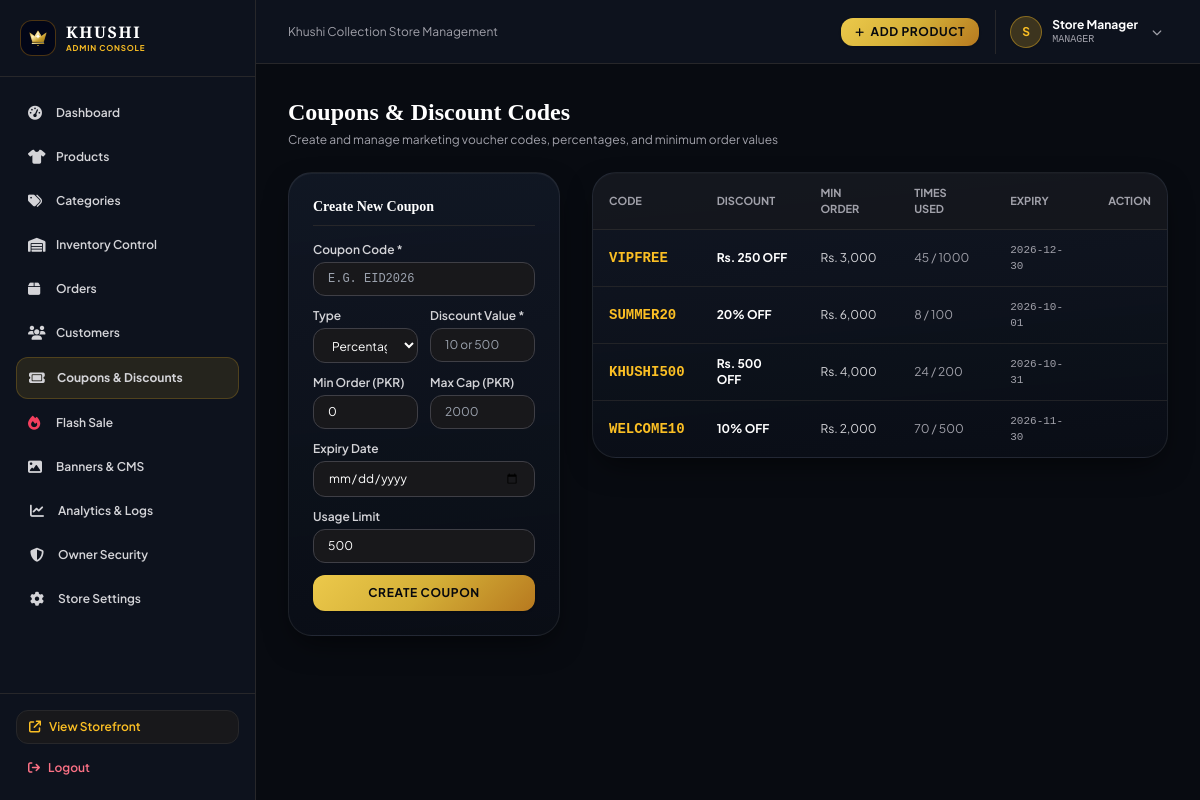
Page /admin/coupons (signed in) on the committed database.
### tables this page shows
CREATE TABLE users (
        id INTEGER PRIMARY KEY AUTOINCREMENT,
        name TEXT NOT NULL,
        email TEXT UNIQUE NOT NULL,
        phone TEXT,
        password_hash TEXT NOT NULL,
        role TEXT DEFAULT 'customer',
        status TEXT DEFAULT 'active',
        created_at TIMESTAMP DEFAULT CURRENT_TIMESTAMP
    , failed_login_attempts INTEGER DEFAULT 0, locked_until TIMESTAMP, session_token TEXT, last_login_at TIMESTAMP);

CREATE TABLE coupons (
        id INTEGER PRIMARY KEY AUTOINCREMENT,
        code TEXT UNIQUE NOT NULL,
        discount_type TEXT DEFAULT 'percentage',
        discount_value REAL NOT NULL,
        min_order_amount REAL DEFAULT 0,
        max_discount REAL,
        expiry_date TEXT,
        usage_limit INTEGER DEFAULT 1000,
        times_used INTEGER DEFAULT 0,
        is_active INTEGER DEFAULT 1,
        created_at TIMESTAMP DEFAULT CURRENT_TIMESTAMP
    );

### routes/admin.py (the view, shortened to what this page needs)
@admin_bp.route('/coupons', methods=['GET', 'POST'])
@admin_required(['super_admin', 'manager'])
def coupons():
    coupons_list = query_db('SELECT * FROM coupons ORDER BY id DESC')
    return render_template('admin/coupons/index.html', coupons=coupons_list)

### templates/admin/coupons/index.html (shortened to what this page needs)
{% extends 'admin/base.html' %}
{% block content %}
<div class="space-y-6">
    <div class="flex items-center justify-between">
        <div>
            <h1 class="text-2xl font-serif font-bold text-white">Coupons & Discount Codes</h1>
            <p class="text-xs text-zinc-400 mt-1">Create and manage marketing voucher codes, percentages, and minimum order values</p>
        </div>
    </div>
    <div class="grid grid-cols-1 lg:grid-cols-12 gap-8">
        <div class="lg:col-span-4">
            <div class="luxury-card p-6 rounded-3xl space-y-4">
                <h3 class="text-sm font-serif font-bold text-white pb-2 border-b border-zinc-800">Create New Coupon</h3>
                <form method="POST" action="{{ url_for('admin.coupons') }}" class="space-y-3">
                    <div>
                        <label class="block text-xs font-semibold text-zinc-300 mb-1">Coupon Code *</label>
                        <input type="text" name="code" required placeholder="e.g. EID2026" class="w-full bg-zinc-900 border border-zinc-700 rounded-xl px-3.5 py-2 text-xs uppercase font-mono text-white focus:outline-none focus:border-amber-400">
                    </div>
                    <div class="grid grid-cols-2 gap-3">
                        <div>
                            <label class="block text-xs font-semibold text-zinc-300 mb-1">Type</label>
                            <select name="discount_type" class="w-full bg-zinc-900 border border-zinc-700 rounded-xl px-3.5 py-2 text-xs text-white focus:outline-none focus:border-amber-400">
                                <option value="percentage">Percentage (%)</option>
                            </select>
                        </div>
                        <div>
                            <label class="block text-xs font-semibold text-zinc-300 mb-1">Discount Value *</label>
                            <input type="number" step="0.1" name="discount_value" required placeholder="10 or 500" class="w-full bg-zinc-900 border border-zinc-700 rounded-xl px-3.5 py-2 text-xs text-white focus:outline-none focus:border-amber-400">
                        </div>
                    </div>
                    <div class="grid grid-cols-2 gap-3">
                        <div>
                            <label class="block text-xs font-semibold text-zinc-300 mb-1">Min Order (PKR)</label>
                            <input type="number" name="min_order_amount" value="0" class="w-full bg-zinc-900 border border-zinc-700 rounded-xl px-3.5 py-2 text-xs text-white focus:outline-none focus:border-amber-400">
                        </div>
                        <div>
                            <label class="block text-xs font-semibold text-zinc-300 mb-1">Max Cap (PKR)</label>
                            <input type="number" name="max_discount" placeholder="2000" class="w-full bg-zinc-900 border border-zinc-700 rounded-xl px-3.5 py-2 text-xs text-white focus:outline-none focus:border-amber-400">
                        </div>
                    </div>
                    <div>
                        <label class="block text-xs font-semibold text-zinc-300 mb-1">Expiry Date</label>
                        <input type="date" name="expiry_date" class="w-full bg-zinc-900 border border-zinc-700 rounded-xl px-3.5 py-2 text-xs text-white focus:outline-none focus:border-amber-400">
                    </div>
                    <div>
                        <label class="block text-xs font-semibold text-zinc-300 mb-1">Usage Limit</label>
                        <input type="number" name="usage_limit" value="500" class="w-full bg-zinc-900 border border-zinc-700 rounded-xl px-3.5 py-2 text-xs text-white focus:outline-none focus:border-amber-400">
                    </div>
                    <button type="submit" class="w-full py-2.5 rounded-xl btn-gold text-xs font-bold uppercase tracking-wider shadow mt-2">
                        Create Coupon
                    </button>
                </form>
            </div>
        </div>
        <div class="lg:col-span-8">
            <div class="luxury-card rounded-3xl overflow-hidden">
                <table class="w-full text-left text-xs text-zinc-300">
                    <thead class="text-zinc-400 uppercase font-semibold border-b border-zinc-800 bg-zinc-900/60 text-[11px]">
                        <tr>
                            <th class="py-3 px-4">Code</th>
                            <th class="py-3 px-4">Discount</th>
                            <th class="py-3 px-4">Min Order</th>
                            <th class="py-3 px-4">Times Used</th>
                            <th class="py-3 px-4">Expiry</th>
                            <th class="py-3 px-4 text-right">Action</th>
                        </tr>
                    </thead>
                    <tbody class="divide-y divide-zinc-800/80">
                        {% for c in coupons %}
                        <tr class="hover:bg-zinc-800/30 transition">
                            <td class="py-3 px-4 font-mono font-bold text-amber-400 text-sm">{{ c.code }}</td>
                            <td class="py-3 px-4 font-bold text-white">
                                {% if c.discount_type == 'percentage' %}
                                {{ c.discount_value|int }}% OFF
                                {% else %}
                                Rs. {{ "{:,}".format(c.discount_value|int) }} OFF
                                {% endif %}
                            </td>
                            <td class="py-3 px-4">Rs. {{ "{:,}".format(c.min_order_amount|int) }}</td>
                            <td class="py-3 px-4 text-zinc-400">{{ c.times_used }} / {{ c.usage_limit }}</td>
                            <td class="py-3 px-4 font-mono text-[11px] text-zinc-400">{{ c.expiry_date or 'No Expiry' }}</td>
                            <td class="py-3 px-4 text-right">
                            </td>
                        </tr>
                        {% endfor %}
                    </tbody>
                </table>
            </div>
        </div>
    </div>
</div>
{% endblock %}

### templates/admin/base.html (shortened to what this page needs)
<!DOCTYPE html>
<html lang="en">
<head>
    <script src="https://cdn.tailwindcss.com"></script>
    <link rel="stylesheet" href="https://cdnjs.cloudflare.com/ajax/libs/font-awesome/6.5.1/css/all.min.css">
    <link rel="stylesheet" href="{{ url_for('static', filename='css/style.css') }}">
</head>
<body class="bg-[#080B11] text-zinc-100 min-h-screen flex antialiased">
    <aside id="admin-sidebar" class="w-64 bg-[#0D121D] border-r border-zinc-800 flex flex-col justify-between flex-shrink-0 fixed md:relative inset-y-0 left-0 z-50 transform -translate-x-full md:translate-x-0 transition-transform duration-300 md:flex hidden md:flex">
        <div>
            <div class="p-5 border-b border-zinc-800">
                <a href="{{ url_for('admin.dashboard') }}" class="flex items-center gap-2.5">
                    <div class="w-9 h-9 rounded-xl bg-slate-950 p-1.5 flex items-center justify-center border border-amber-500/30 flex-shrink-0">
                        <img src="{{ url_for('static', filename='images/logo-mark.svg') }}" alt="Khushi Logo" class="w-full h-full object-contain">
                    </div>
                    <div class="flex flex-col">
                        <span class="font-cinzel text-base font-black tracking-widest text-white leading-none">KHUSHI</span>
                        <span class="text-[8px] uppercase tracking-widest text-amber-400 font-bold mt-1 leading-none">Admin Console</span>
                    </div>
                </a>
            </div>
            <nav class="p-4 space-y-1 text-xs font-semibold">
                <a href="{{ url_for('admin.dashboard') }}" class="flex items-center gap-3 px-3 py-2.5 rounded-xl hover:bg-zinc-800/80 transition text-zinc-300 hover:text-white ">
                    <i class="fa-solid fa-gauge-high text-sm w-4"></i> Dashboard
                </a>
                <a href="{{ url_for('admin.products') }}" class="flex items-center gap-3 px-3 py-2.5 rounded-xl hover:bg-zinc-800/80 transition text-zinc-300 hover:text-white ">
                    <i class="fa-solid fa-shirt text-sm w-4"></i> Products
                </a>
                <a href="{{ url_for('admin.categories') }}" class="flex items-center gap-3 px-3 py-2.5 rounded-xl hover:bg-zinc-800/80 transition text-zinc-300 hover:text-white ">
                    <i class="fa-solid fa-tags text-sm w-4"></i> Categories
                </a>
                <a href="{{ url_for('admin.inventory') }}" class="flex items-center gap-3 px-3 py-2.5 rounded-xl hover:bg-zinc-800/80 transition text-zinc-300 hover:text-white ">
                    <i class="fa-solid fa-warehouse text-sm w-4"></i> Inventory Control
                </a>
                <a href="{{ url_for('admin.orders') }}" class="flex items-center justify-between px-3 py-2.5 rounded-xl hover:bg-zinc-800/80 transition text-zinc-300 hover:text-white ">
                    <span class="flex items-center gap-3">
                        <i class="fa-solid fa-box text-sm w-4"></i> Orders
                    </span>
                </a>
                <a href="{{ url_for('admin.customers') }}" class="flex items-center gap-3 px-3 py-2.5 rounded-xl hover:bg-zinc-800/80 transition text-zinc-300 hover:text-white ">
                    <i class="fa-solid fa-users text-sm w-4"></i> Customers
                </a>
                <a href="{{ url_for('admin.coupons') }}" class="flex items-center gap-3 px-3 py-2.5 rounded-xl hover:bg-zinc-800/80 transition text-zinc-300 hover:text-white {% if 'coupons' in request.endpoint %}bg-amber-400/10 text-amber-400 font-bold border border-amber-400/20{% endif %}">
                    <i class="fa-solid fa-ticket text-sm w-4"></i> Coupons & Discounts
                </a>
                <a href="{{ url_for('admin.flash_sale') }}" class="flex items-center gap-3 px-3 py-2.5 rounded-xl hover:bg-zinc-800/80 transition text-zinc-300 hover:text-white ">
                    <i class="fa-solid fa-fire text-sm w-4 text-rose-500"></i> Flash Sale
                </a>
                <a href="{{ url_for('admin.banners') }}" class="flex items-center gap-3 px-3 py-2.5 rounded-xl hover:bg-zinc-800/80 transition text-zinc-300 hover:text-white ">
                    <i class="fa-solid fa-image text-sm w-4"></i> Banners & CMS
                </a>
                <a href="{{ url_for('admin.reports') }}" class="flex items-center gap-3 px-3.5 py-2.5 rounded-xl hover:bg-zinc-800/80 transition text-zinc-300 hover:text-white ">
                    <i class="fa-solid fa-chart-line text-sm w-4"></i> Analytics & Logs
                </a>
                <a href="{{ url_for('admin.security_center') }}" class="flex items-center gap-3 px-3.5 py-2.5 rounded-xl hover:bg-zinc-800/80 transition text-zinc-300 hover:text-white ">
                    <i class="fa-solid fa-shield-halved text-sm w-4"></i> Owner Security
                </a>
                <a href="{{ url_for('admin.settings') }}" class="flex items-center gap-3 px-3.5 py-2.5 rounded-xl hover:bg-zinc-800/80 transition text-zinc-300 hover:text-white ">
                    <i class="fa-solid fa-gear text-sm w-4"></i> Store Settings
                </a>
            </nav>
        </div>
        <div class="p-4 border-t border-zinc-800 space-y-2">
            <a href="{{ url_for('storefront.home') }}" target="_blank" class="flex items-center gap-2 px-3 py-2 rounded-xl bg-zinc-900 border border-zinc-800 text-xs text-amber-400 hover:border-amber-400 transition font-semibold">
                <i class="fa-solid fa-arrow-up-right-from-square"></i>
                <span>View Storefront</span>
            </a>
            <a href="{{ url_for('admin.admin_logout') }}" class="flex items-center gap-2 px-3 py-2 rounded-xl text-xs text-rose-400 hover:bg-rose-950/40 transition font-semibold">
                <i class="fa-solid fa-arrow-right-from-bracket"></i>
                <span>Logout</span>
            </a>
        </div>
    </aside>
    <div class="flex-1 flex flex-col min-w-0 overflow-hidden">
        <header class="h-16 bg-[#0D121D] border-b border-zinc-800 flex items-center justify-between px-4 sm:px-6 lg:px-8">
            <div class="flex items-center gap-3">
                <span class="text-xs text-zinc-400 hidden sm:inline">Khushi Collection Store Management</span>
            </div>
            <div class="flex items-center gap-4">
                <a href="{{ url_for('admin.add_product') }}" class="px-3.5 py-1.5 rounded-xl btn-gold text-xs font-bold uppercase tracking-wider flex items-center gap-1.5 shadow">
                    <i class="fa-solid fa-plus text-[10px]"></i> Add Product
                </a>
                <div class="relative pl-2 border-l border-zinc-800">
                    <button type="button" onclick="toggleAdminMenu()" id="admin-user-menu-btn" class="flex items-center gap-2.5 p-1.5 rounded-xl hover:bg-zinc-800/80 transition cursor-pointer text-left focus:outline-none select-none">
                        <div class="w-8 h-8 rounded-full bg-amber-400/20 text-amber-400 flex items-center justify-center font-bold text-xs border border-amber-400/40 shadow-sm">
                            {{ session.get('user_name', 'Admin')[0] }}
                        </div>
                        <div class="hidden sm:block text-left">
                            <span class="text-xs font-bold text-white block leading-tight">{{ session.get('user_name', 'Admin') }}</span>
                            <span class="text-[10px] text-zinc-400 block uppercase font-mono">{{ session.get('user_role', 'Administrator').replace('_', ' ') }}</span>
                        </div>
                        <i class="fa-solid fa-chevron-down text-[10px] text-zinc-400 ml-1 transition duration-200" id="admin-menu-chevron"></i>
                    </button>
                </div>
            </div>
        </header>
        <main class="flex-1 overflow-y-auto p-4 sm:p-6 lg:p-8">
            {% block content %}{% endblock %}
        </main>
    </div>
</body>
</html>

### rows in the picture
users: get "Store Manager", get "MANAGER"
coupons: code "VIPFREE", discount_value "250", min_order_amount "3,000", times_used "45", usage_limit "1000", expiry_date "2026-12-30"
coupons: code "SUMMER20", discount_value "20", min_order_amount "6,000", times_used "8", usage_limit "100", expiry_date "2026-10-01"
coupons: code "KHUSHI500", discount_value "500", min_order_amount "4,000", times_used "24", usage_limit "200", expiry_date "2026-10-31"
coupons: code "WELCOME10", discount_value "10", min_order_amount "2,000", times_used "70", usage_limit "500", expiry_date "2026-11-30"

### other values in the picture
{{ session.get('user_name', 'Admin')[0] }} "S"
